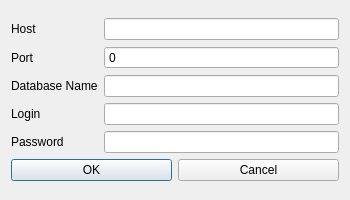
<?xml version="1.0" encoding="UTF-8"?>
<ui version="4.0">
 <class>ConnectionDialog</class>
 <widget class="QDialog" name="ConnectionDialog">
  <property name="geometry">
   <rect>
    <x>0</x>
    <y>0</y>
    <width>350</width>
    <height>200</height>
   </rect>
  </property>
  <property name="sizePolicy">
   <sizepolicy hsizetype="Minimum" vsizetype="Maximum">
    <horstretch>0</horstretch>
    <verstretch>0</verstretch>
   </sizepolicy>
  </property>
  <property name="minimumSize">
   <size>
    <width>350</width>
    <height>200</height>
   </size>
  </property>
  <property name="maximumSize">
   <size>
    <width>500</width>
    <height>200</height>
   </size>
  </property>
  <property name="windowTitle">
   <string>Connection Menu</string>
  </property>
  <layout class="QVBoxLayout" name="verticalLayout">
   <item>
    <layout class="QVBoxLayout" name="lo_main">
     <item>
      <layout class="QGridLayout" name="lo_input">
       <item row="3" column="0">
        <widget class="QLabel" name="lb_login">
         <property name="text">
          <string>Login</string>
         </property>
        </widget>
       </item>
       <item row="1" column="0">
        <widget class="QLabel" name="lb_port">
         <property name="text">
          <string>Port</string>
         </property>
        </widget>
       </item>
       <item row="4" column="0">
        <widget class="QLabel" name="lb_password">
         <property name="text">
          <string>Password</string>
         </property>
        </widget>
       </item>
       <item row="0" column="0">
        <widget class="QLabel" name="lb_host">
         <property name="text">
          <string>Host</string>
         </property>
        </widget>
       </item>
       <item row="2" column="0">
        <widget class="QLabel" name="lb_databaseName">
         <property name="text">
          <string>Database Name</string>
         </property>
        </widget>
       </item>
       <item row="0" column="1">
        <widget class="QLineEdit" name="le_host"/>
       </item>
       <item row="2" column="1">
        <widget class="QLineEdit" name="le_database_name"/>
       </item>
       <item row="3" column="1">
        <widget class="QLineEdit" name="le_login"/>
       </item>
       <item row="4" column="1">
        <widget class="QLineEdit" name="le_password">
         <property name="echoMode">
          <enum>QLineEdit::Password</enum>
         </property>
        </widget>
       </item>
       <item row="1" column="1">
        <widget class="QSpinBox" name="sb_port">
         <property name="contextMenuPolicy">
          <enum>Qt::NoContextMenu</enum>
         </property>
         <property name="buttonSymbols">
          <enum>QAbstractSpinBox::NoButtons</enum>
         </property>
         <property name="maximum">
          <number>9999</number>
         </property>
         <property name="stepType">
          <enum>QAbstractSpinBox::DefaultStepType</enum>
         </property>
        </widget>
       </item>
      </layout>
     </item>
     <item>
      <layout class="QHBoxLayout" name="lo_buttons">
       <property name="sizeConstraint">
        <enum>QLayout::SetMinimumSize</enum>
       </property>
       <item>
        <widget class="QPushButton" name="pb_ok">
         <property name="text">
          <string>OK</string>
         </property>
        </widget>
       </item>
       <item>
        <widget class="QPushButton" name="pb_cancel">
         <property name="text">
          <string>Cancel</string>
         </property>
        </widget>
       </item>
      </layout>
     </item>
    </layout>
   </item>
  </layout>
 </widget>
 <resources/>
 <connections>
  <connection>
   <sender>pb_cancel</sender>
   <signal>clicked()</signal>
   <receiver>le_host</receiver>
   <slot>clear()</slot>
   <hints>
    <hint type="sourcelabel">
     <x>259</x>
     <y>164</y>
    </hint>
    <hint type="destinationlabel">
     <x>208</x>
     <y>18</y>
    </hint>
   </hints>
  </connection>
  <connection>
   <sender>pb_cancel</sender>
   <signal>clicked()</signal>
   <receiver>sb_port</receiver>
   <slot>clear()</slot>
   <hints>
    <hint type="sourcelabel">
     <x>259</x>
     <y>164</y>
    </hint>
    <hint type="destinationlabel">
     <x>208</x>
     <y>44</y>
    </hint>
   </hints>
  </connection>
  <connection>
   <sender>pb_cancel</sender>
   <signal>clicked()</signal>
   <receiver>le_database_name</receiver>
   <slot>clear()</slot>
   <hints>
    <hint type="sourcelabel">
     <x>259</x>
     <y>164</y>
    </hint>
    <hint type="destinationlabel">
     <x>208</x>
     <y>69</y>
    </hint>
   </hints>
  </connection>
  <connection>
   <sender>pb_cancel</sender>
   <signal>clicked()</signal>
   <receiver>le_login</receiver>
   <slot>clear()</slot>
   <hints>
    <hint type="sourcelabel">
     <x>259</x>
     <y>164</y>
    </hint>
    <hint type="destinationlabel">
     <x>208</x>
     <y>95</y>
    </hint>
   </hints>
  </connection>
  <connection>
   <sender>pb_cancel</sender>
   <signal>clicked()</signal>
   <receiver>le_password</receiver>
   <slot>clear()</slot>
   <hints>
    <hint type="sourcelabel">
     <x>259</x>
     <y>164</y>
    </hint>
    <hint type="destinationlabel">
     <x>208</x>
     <y>121</y>
    </hint>
   </hints>
  </connection>
 </connections>
</ui>
